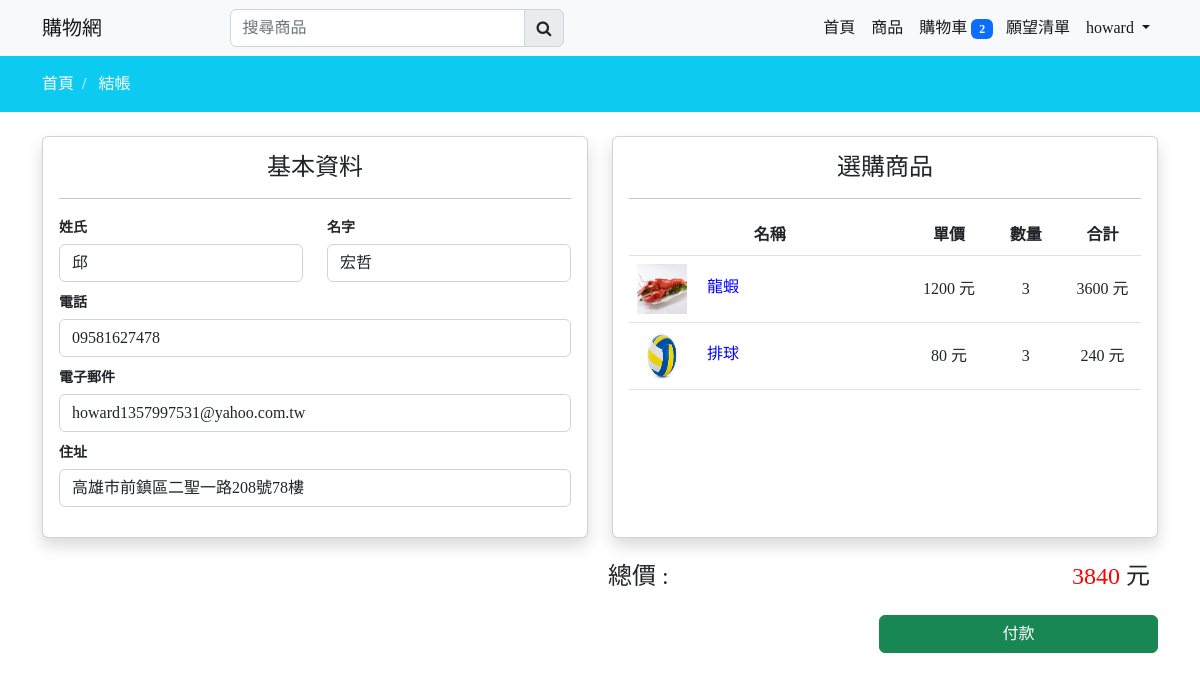
Screenshot of /checkout/ (signed in) with the database file from the repository.
### mainapp/models.py (models this page shows, shortened)
class Profile(models.Model):
    user = models.OneToOneField(User,on_delete=models.CASCADE,null=True,blank=True)
    first_name = models.CharField(max_length=150,null=True,blank=True)
    last_name = models.CharField(max_length=150,null=True,blank=True)
    phone = models.CharField(max_length=150,null=True,blank=True)
    address = models.CharField(max_length=150,null=True,blank=True)
    email = models.EmailField(max_length=150,null=True,blank=True)
    profile_image = models.ImageField(upload_to=get_profile_file_path,null=True,blank=True)
    create_at = models.DateTimeField(auto_now_add=True)
    @property
    def cart_item_total(self):
        total = len(self.cart_set.all())
        return total
    @property
    def wishlist_item_total(self):
        total = len(self.wishlist_set.all())
        return total

class Cart(models.Model):
    user = models.ForeignKey(Profile,on_delete=models.CASCADE)
    product = models.ForeignKey(Product,on_delete=models.CASCADE)
    product_qty = models.IntegerField(null=False,blank=False)
    create_at = models.DateTimeField(auto_now_add=True)
    @property
    def item_totalprice(self):
        total = self.product.selling_price * self.product_qty
        return total

class Product(models.Model):
    category = models.ForeignKey(Category,on_delete=models.CASCADE)
    slug = models.SlugField(null=False,unique=True,default=uuid.uuid1)
    name = models.CharField(max_length=150,null=False,blank=False)
    product_image = models.ImageField(upload_to=get_file_path,null=True,blank=True)
    small_description = models.CharField(max_length=150,null=False,blank=False)
    description = models.TextField(max_length=500,null=False,blank=False)
    quantity = models.IntegerField(null=False,blank=False)
    original_price = models.IntegerField(null=False,blank=False)
    selling_price = models.IntegerField(null=False,blank=False)
    status = models.BooleanField(default=False,help_text='0=default,1=Hidden')
    trending = models.BooleanField(default=False,help_text='0=default,1=Trending')
    tag = models.CharField(max_length=150,null=True,blank=True)
    meta_title = models.CharField(max_length=150,null=True,blank=True)
    meta_keywords = models.CharField(max_length=150,null=True,blank=True)
    meta_description = models.CharField(max_length=150,null=True,blank=True)
    created_at = models.DateTimeField(auto_now_add=True)
    @property
    def product_imageURL(self):
        try:
            url = self.product_image.url
        except:
            url = ''
        return url

### mainapp/controller/checkout.py (the view)
# urls.py: path('checkout/',checkout.checkout,name='checkout'),
@login_required
def checkout(request):
    profile = Profile.objects.get(user=request.user)
    cart = Cart.objects.filter(user=request.user.profile)
    for item in cart:
        if item.product_qty > item.product.quantity:
            delete_item = Cart.objects.get(id=item.id)
            delete_item.delete()
    cartitems = Cart.objects.filter(user=request.user.profile)
    total_price = 0
    for item in cartitems:
        total_price += item.product.selling_price * item.product_qty
    return render(request,'store/checkout.html',locals())

### mainapp/templates/store/checkout.html (shortened to what this page needs)
{% extends 'store/layouts/main.html' %}
{% load static %}
{% block content %}
<div class="py-3 bg-info">
    <div class="container">
        <a class="text-white" href="{% url 'home' %}">首頁 &nbsp;/ &nbsp;</a>
        <a class="text-white" href="{% url 'checkout' %}">結帳</a>
    </div>
</div>
<div class="container mt-4">
    <form action="{% url 'placeorder' %}" method="POST">
        <div class="row">
            <div class="col-md-6">
                <div class="card shadow checkoutform">
                    <div class="card-body data-height">
                        <h4 class="text-center">基本資料</h4>
                        <hr>
                        <div class="row">
                            <div class="col-md-6">
                                <label>姓氏</label>
                                <input type="text" class="form-control" name="last_name" placeholder="輸入姓名" value="{{profile.last_name}}" required>
                            </div>
                            <div class="col-md-6">
                                <label>名字</label>
                                <input type="text" class="form-control" name="first_name" placeholder="輸入名字" value="{{profile.first_name}}" required>
                            </div>
                            <div class="col-md-12 mt-2">
                                <label>電話</label>
                                <input type="text" class="form-control" name="phone" placeholder="輸入電話" {% if profile.phone %}value="{{profile.phone}}"{% endif %} required>
                            </div>
                            <div class="col-md-12 mt-2">
                                <label>電子郵件</label>
                                <input type="email" class="form-control" name="email" placeholder="輸入電子郵件" value="{{profile.email}}" required>
                            </div>
                            <div class="col-md-12 mt-2">
                                <label>住址</label>
                                <input type="text" class="form-control" name="address" placeholder="輸入地址" {% if profile.address %}value="{{profile.address}}"{% endif %} required>
                            </div>
                        </div>
                    </div>
                </div>
            </div>
            <div class="col-md-6">
                <div class="card shadow">
                    <div class="card-body check-height">
                        <h4 class="text-center">選購商品</h4>
                        <hr>
                        {% if cartitems %}
                            <table class="table table-bordereds tabel-stripeds">
                                <thead>
                                    <tr class="text-center">
                                        <th>名稱</th>
                                        <th>單價</th>
                                        <th>數量</th>
                                        <th>合計</th>
                                    </tr>
                                </thead>
                                <tbody>
                                    {% for item in cartitems %}
                                    <tr>
                                        <td>
                                            <img src="{% static item.product.product_imageURL %}" class="me-2" height="50px" width="50px" alt="Image product">
                                            <span class="ms-2" style="color: blue;">{{item.product.name}}</span>
                                        </td>
                                        <td class="text-center align-middle">{{item.product.selling_price}} 元</td>
                                        <td class="text-center align-middle">{{item.product_qty}}</td>
                                        <td class="text-center align-middle">{{item.item_totalprice}} 元</td>
                                    </tr>
                                    {% endfor %}
                                </tbody>
                            </table>
                        {% else %}
                        <h4 class="text-center" style="margin-top: 150px;">您的購物車是空的</h4>
                        {% endif %}
                    </div>
                </div>
            </div>
        </div>
        <div class="row mt-4">
            <div class="col md-12">
                <h4 class="px-2" style="margin-left: 50%;">總價 :<span class="float-end"><span style="color: red;">{{total_price}}</span> 元</span></h4>
                <button type="submit" class="btn btn-success w-25 my-3 mb-5 float-end">付款</button>
            </div>
        </div>
    </form>
</div>
{% endblock content %}

### mainapp/templates/store/inc/navbar.html (shortened to what this page needs)
<nav class="navbar navbar-expand-lg bg-light" id="item_count">
    <div class="container">
      <a class="navbar-brand" href="{% url 'home' %}">購物網</a>
      <div class="search-bar">
        <form action="{% url 'search_product' %}" method="POST">
          <div class="input-group">
            <input type="search" class="form-control" id="search_product" name="search_product" placeholder="搜尋商品" required>
            <button class="input-group-text"><i class="fa fa-search"></i></button>
          </div>
      </form>
      </div>
      <div class="collapse navbar-collapse" id="navbarNav">
        <ul class="navbar-nav ms-auto">
          <li class="nav-item">
            <a class="nav-link active {% if request.resolver_match.url_name == 'home' %}navactive{% endif %}" aria-current="page" href="{% url 'home' %}">首頁</a>
          </li>
          <li class="nav-item">
            <a class="nav-link active {% if request.resolver_match.url_name == 'collections' %}navactive{% endif %}" href="{% url 'collections' %}">商品</a>
          </li>
          <li class="nav-item">
            <a class="nav-link active {% if request.resolver_match.url_name == 'cart' %}navactive{% endif %}" aria-current="page" href="{% url 'cart' %}">
              購物車
              {% if profile.cart_item_total > 0 %}
              <span class="badge badge-pill bg-primary cart-count" style="margin-right: -3px;">{{profile.cart_item_total}}</span>
              {% endif %}
            </a>
          </li>
          <li class="nav-item">
            <a class="nav-link active {% if request.resolver_match.url_name == 'wishlist' %}navactive{% endif %}" aria-current="page" href="{% url 'wishlist' %}">
              願望清單
            </a>
          </li>
          {% if request.user.is_authenticated %}
          <li class="nav-item dropdown">
            <a class="nav-link dropdown-toggle active ints"
            href="#" role="button" data-bs-toggle="dropdown" aria-expanded="false">
              {{request.user}}
            </a>
          </li>
          {% else %}
          <li class="nav-item">
            <a class="nav-link" href="{% url 'login' %}">登入</a>
          </li>
          {% endif  %}
        </ul>
      </div>
    </div>
  </nav>

### static/css/custom.css (style rules this page uses)
.checkoutform label { font-size: 14px !important; font-weight: 600; }
.checkoutform input { font-size: 16px !important; }
.search-bar { width: 30% !important; margin-left: 10%; }

### mainapp/templates/store/checkout.html (style rules this page uses)
td:nth-child(1) { width: 55%; }
td:nth-child(2) { width: 15%; }
td:nth-child(3) { width: 15%; }
td:nth-child(4) { width: 15%; }
.card input { margin-top: 5px; }
.data-height { height: 400px; }
.check-height { height: 400px; overflow-y: auto; }

### mainapp/templates/store/layouts/main.html (style rules this page uses)
* { font-family: 'Noto Serif TC', serif; }
a { text-decoration: none; }

### rows the page displays
Profile: cart_item_total "2", last_name "邱", first_name "宏哲", phone "09581627478", email "howard1357997531@yahoo.com.tw", address "高雄市前鎮區二聖一路208號78樓"
Cart: product.product_image (picture), product.name "龍蝦", product.selling_price "1200", product_qty "3", item_totalprice "3600"
Cart: product.product_image (picture), product.name "排球", product.selling_price "80", product_qty "3", item_totalprice "240"

### other values shown
{{ request.user }} "howard"
{{ total_price }} "3840"
